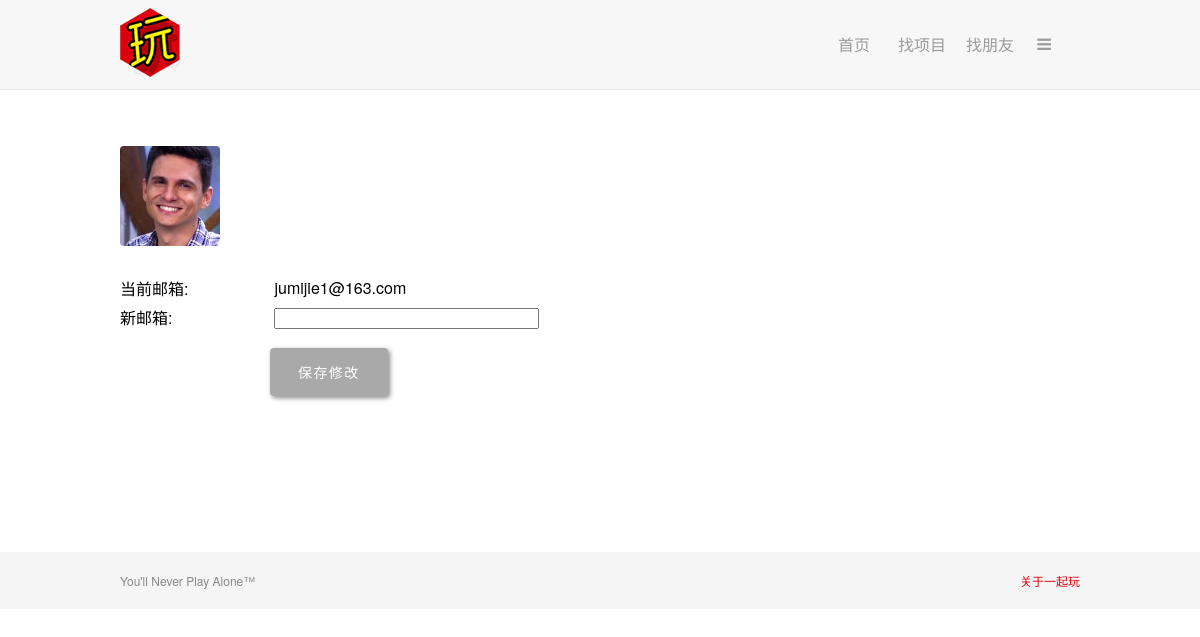
/yiqiwan/pre_emailchange.php (signed in), run on the app's committed database.
### tables this page shows
CREATE TABLE `match_user` (
`user_id` int(11) NOT NULL,
  `username` varchar(30) DEFAULT NULL,
  `password` varchar(200) DEFAULT NULL,
  `join_date` datetime DEFAULT NULL,
  `real_name` varchar(32) DEFAULT NULL,
  `gender` varchar(1) DEFAULT NULL,
  `picture` varchar(200) DEFAULT NULL,
  `area` varchar(32) DEFAULT NULL,
  `street` varchar(32) DEFAULT NULL,
  `email` varchar(255) DEFAULT NULL,
  `resume` varchar(10000) DEFAULT NULL,
  `job` varchar(500) DEFAULT NULL,
  `education` varchar(500) DEFAULT NULL
);

### yiqiwan/pre_emailchange.php (the view, shortened to what this page needs)
<?php
  require_once('header.php');
?>
<body onload="setup();preselect('<?php if(!empty($area)) echo $area; ?>');">
  <div class="allprofile">
<?php
  if (isset($_POST['submit'])) {
    $email = mysqli_real_escape_string($dbc, trim($_POST['email']));
    $old_picture = mysqli_real_escape_string($dbc, trim($_POST['old_picture']));
    $error = false;
    $query = "SELECT * FROM match_user WHERE email = '$email'";
    $data = mysqli_query($dbc, $query);
    if (mysqli_num_rows($data) == 0) {
      if (!empty($email)) {
        if (!preg_match('/^[a-zA-Z0-9][a-zA-Z0-9\._\-&!?=#]*@/', $email)) {
          $error = true;
          echo '<p class="error">您的email地址不正确.</p>';
        }
        else {
          $domain = preg_replace('/^[a-zA-Z0-9][a-zA-Z0-9\._\-&!?=#]*@/', '', $email);
          if (!checkdnsrr($domain)) {
            $error = true;
            echo '<p class="error">您的email地址不正确.</p>';
          }
        }
      }
      if (!$error) {
        if (!empty($email)) {
          $query = "UPDATE match_user SET email = '$email' WHERE user_id = '" . $_SESSION['user_id'] . "'";
          mysqli_query($dbc, $query);
          echo '<h2 class="noPeople">修改成功，您可以查看 <a href="viewprofile.php">我的资料</a></h2>';
          mysqli_close($dbc);
          exit();
        }
        else {
          echo '<p class="error">邮箱不能为空</p>';
        }
      }
    }
    else {
      echo '<p class="error">邮箱已存在，请输入其他邮箱</p>';
    }
  }
  else {
    $query = "SELECT email, picture FROM match_user WHERE user_id = '" . $_SESSION['user_id'] . "'";
    $data = mysqli_query($dbc, $query);
    $row = mysqli_fetch_array($data);
    if ($row != NULL) {
      $email = $row['email'];
      $old_picture = $row['picture'];
    }
    else {
      echo '<p class="error">访问您的资料有误</p>';
    }
  }
?>
    <form enctype="multipart/form-data" method="post" action="<?php echo $_SERVER['PHP_SELF']; ?>">
        <div class="editprofile">
          <?php
          if (!empty($old_picture)) {
            echo '<div><img class="profile" src="' . MM_UPLOADPATH . $old_picture . '" alt="Profile Picture" /></div>';
          } else {
            echo '<div><img class="profile" src="images/nopic.png" alt="Profile Picture" /></div>';
          }
          ?>
        </div>
        <div class="editprofile-details">
          <p>
            <label for="email">当前邮箱:</label>
            <span><?php if (!empty($email))  echo $email; ?></span>
          </p>
          <p>
            <label for="email">新邮箱:</label>
            <input id="email" name="email" type="text" size="30"/>
          </p>
          <p>
            <input class="changeButton" type="submit" value="保存修改" name="submit" />
          </p>
        </div>
    </form>
  </div>
<?php
  require_once('footer.php');
?>

### yiqiwan/style.css (style rules this page uses)
body { margin: 0; padding: 0; font-family: 'hiragino sans gb', 'helvetica neue', 'microsoft yahei', tahoma, arial, sans-serif; }
*, *:before, *:after { -webkit-box-sizing: border-box; -moz-box-sizing: border-box; box-sizing: border-box; }
img[alt="Profile Picture"] { border-radius: 4px; float: left; }
.allprofile { width: 960px; margin: 56px auto 100px; }
.changeButton { background: #a9a9a9; border-radius: 4px; color: #fff; padding: 1em 2em; margin-top: 1em; margin-bottom: 4em; margin-left: 150px; letter-spacing: .1em; font-size: 14px; font-weight: 100; cursor: pointer; border: 0; box-shadow: 2px 2px 5px #888888; }
.editprofile div { margin-bottom: 20px; display: inline-block; font-size: 12px; }
.editprofile-details p { margin: 5px 0 0; }
.editprofile-details label { display: inline-block; width: 150px; vertical-align: top; }

### data on the page
match_user: picture (picture), email "jumijie1@163.com"
